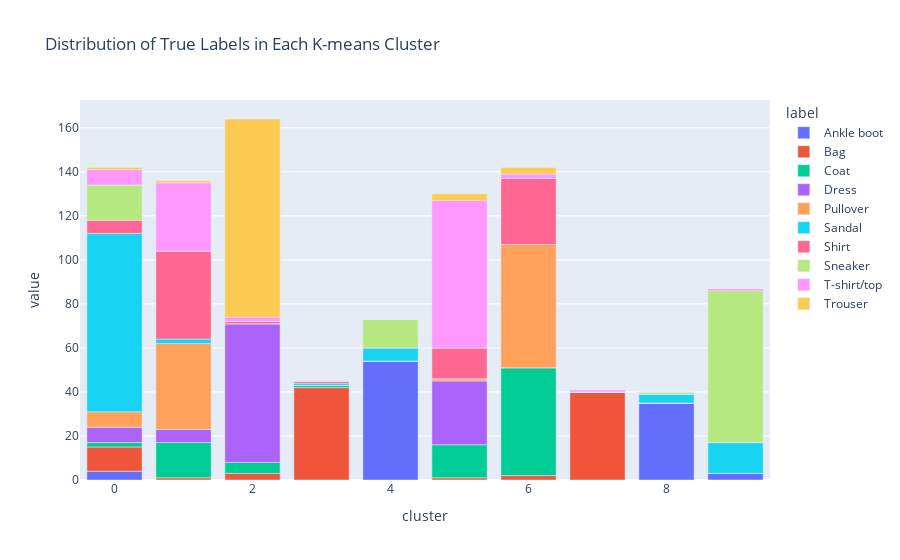

Source (notebook cell):
### Markdown cell above
### Problem 2b: Evaluating K-means Clustering

K-means clustering groups data points into clusters based on their similarity. To evaluate how well the clustering algorithm has separated the classes, we can analyze the distribution of true labels within each cluster.

**Task:** 
1. Use the `kmeans_df` `DataFrame` to calculate the distribution of true labels (`label`) within each cluster (`cluster`).
2. Create a [stacked bar plot](https://plotly.com/python/bar-charts/) to visualize the label counts per cluster. Each bar should represent a cluster, and the segments of the bar should represent the counts of each label within that cluster.

**Hint:** If you are running into issues where there are bars “hidden” behind other ones in your Plotly bar chart, try making sure you use fillna(0) or unstack(fill_value=0) after grouping by your KMean clusters.

### Code cell
# TODO: Create a stacked bar plot of the label counts per cluster.
cluster_label_counts = kmeans_df.groupby(['cluster', 'label']).size().unstack(fill_value = 0)

print(cluster_label_counts)

cluster_label_counts.plot(
    kind='bar',
    title='Distribution of True Labels in Each K-means Cluster'
)

### Figure 1 — Plotly figure (JSON) as saved in the notebook; plotly's stock layout.template omitted (floating-point values rounded to 4 significant figures)
{"data": [{"hovertemplate": "label=Ankle boot<br>cluster=%{x}<br>value=%{y}<extra></extra>", "legendgroup": "Ankle boot", "marker": {"color": "#636efa", "pattern": {"shape": ""}}, "name": "Ankle boot", "orientation": "v", "showlegend": true, "textposition": "auto", "type": "bar", "x": [0, 1, 2, 3, 4, 5, 6, 7, 8, 9], "xaxis": "x", "y": [4, 0, 0, 0, 54, 0, 0, 0, 35, 3], "yaxis": "y"}, {"hovertemplate": "label=Bag<br>cluster=%{x}<br>value=%{y}<extra></extra>", "legendgroup": "Bag", "marker": {"color": "#EF553B", "pattern": {"shape": ""}}, "name": "Bag", "orientation": "v", "showlegend": true, "textposition": "auto", "type": "bar", "x": [0, 1, 2, 3, 4, 5, 6, 7, 8, 9], "xaxis": "x", "y": [11, 1, 3, 42, 0, 1, 2, 40, 0, 0], "yaxis": "y"}, {"hovertemplate": "label=Coat<br>cluster=%{x}<br>value=%{y}<extra></extra>", "legendgroup": "Coat", "marker": {"color": "#00cc96", "pattern": {"shape": ""}}, "name": "Coat", "orientation": "v", "showlegend": true, "textposition": "auto", "type": "bar", "x": [0, 1, 2, 3, 4, 5, 6, 7, 8, 9], "xaxis": "x", "y": [2, 16, 5, 1, 0, 15, 49, 0, 0, 0], "yaxis": "y"}, {"hovertemplate": "label=Dress<br>cluster=%{x}<br>value=%{y}<extra></extra>", "legendgroup": "Dress", "marker": {"color": "#ab63fa", "pattern": {"shape": ""}}, "name": "Dress", "orientation": "v", "showlegend": true, "textposition": "auto", "type": "bar", "x": [0, 1, 2, 3, 4, 5, 6, 7, 8, 9], "xaxis": "x", "y": [7, 6, 63, 0, 0, 29, 0, 0, 0, 0], "yaxis": "y"}, {"hovertemplate": "label=Pullover<br>cluster=%{x}<br>value=%{y}<extra></extra>", "legendgroup": "Pullover", "marker": {"color": "#FFA15A", "pattern": {"shape": ""}}, "name": "Pullover", "orientation": "v", "showlegend": true, "textposition": "auto", "type": "bar", "x": [0, 1, 2, 3, 4, 5, 6, 7, 8, 9], "xaxis": "x", "y": [7, 39, 0, 0, 0, 1, 56, 0, 0, 0], "yaxis": "y"}, {"hovertemplate": "label=Sandal<br>cluster=%{x}<br>value=%{y}<extra></extra>", "legendgroup": "Sandal", "marker": {"color": "#19d3f3", "pattern": {"shape": ""}}, "name": "Sandal", "orientation": "v", "showlegend": true, "textposition": "auto", "type": "bar", "x": [0, 1, 2, 3, 4, 5, 6, 7, 8, 9], "xaxis": "x", "y": [81, 2, 0, 1, 6, 0, 0, 0, 4, 14], "yaxis": "y"}, {"hovertemplate": "label=Shirt<br>cluster=%{x}<br>value=%{y}<extra></extra>", "legendgroup": "Shirt", "marker": {"color": "#FF6692", "pattern": {"shape": ""}}, "name": "Shirt", "orientation": "v", "showlegend": true, "textposition": "auto", "type": "bar", "x": [0, 1, 2, 3, 4, 5, 6, 7, 8, 9], "xaxis": "x", "y": [6, 40, 1, 1, 0, 14, 30, 0, 0, 0], "yaxis": "y"}, {"hovertemplate": "label=Sneaker<br>cluster=%{x}<br>value=%{y}<extra></extra>", "legendgroup": "Sneaker", "marker": {"color": "#B6E880", "pattern": {"shape": ""}}, "name": "Sneaker", "orientation": "v", "showlegend": true, "textposition": "auto", "type": "bar", "x": [0, 1, 2, 3, 4, 5, 6, 7, 8, 9], "xaxis": "x", "y": [16, 0, 0, 0, 13, 0, 0, 0, 1, 69], "yaxis": "y"}, {"hovertemplate": "label=T-shirt/top<br>cluster=%{x}<br>value=%{y}<extra></extra>", "legendgroup": "T-shirt/top", "marker": {"color": "#FF97FF", "pattern": {"shape": ""}}, "name": "T-shirt/top", "orientation": "v", "showlegend": true, "textposition": "auto", "type": "bar", "x": [0, 1, 2, 3, 4, 5, 6, 7, 8, 9], "xaxis": "x", "y": [7, 31, 2, 0, 0, 67, 2, 1, 0, 1], "yaxis": "y"}, {"hovertemplate": "label=Trouser<br>cluster=%{x}<br>value=%{y}<extra></extra>", "legendgroup": "Trouser", "marker": {"color": "#FECB52", "pattern": {"shape": ""}}, "name": "Trouser", "orientation": "v", "showlegend": true, "textposition": "auto", "type": "bar", "x": [0, 1, 2, 3, 4, 5, 6, 7, 8, 9], "xaxis": "x", "y": [1, 1, 90, 0, 0, 3, 3, 0, 0, 0], "yaxis": "y"}], "layout": {"barmode": "relative", "legend": {"title": {"text": "label"}, "tracegroupgap": 0}, "title": {"text": "Distribution of True Labels in Each K-means Cluster"}, "xaxis": {"anchor": "y", "domain": [0, 1], "title": {"text": "cluster"}}, "yaxis": {"anchor": "x", "domain": [0, 1], "title": {"text": "value"}}}}
